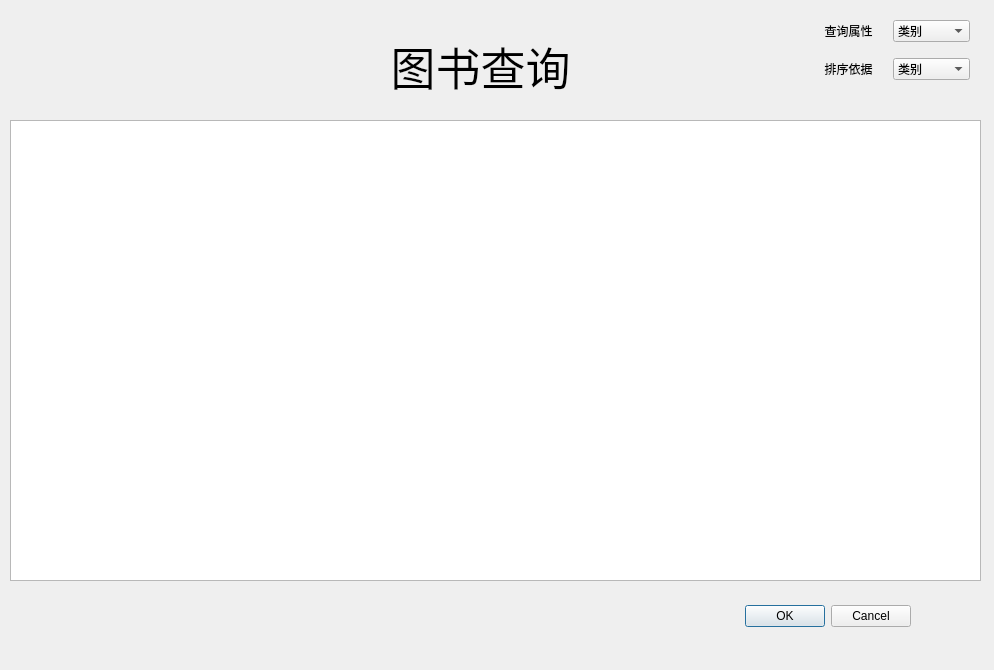
<?xml version="1.0" encoding="UTF-8"?>
<ui version="4.0">
 <class>QueryPad</class>
 <widget class="QDialog" name="QueryPad">
  <property name="geometry">
   <rect>
    <x>0</x>
    <y>0</y>
    <width>994</width>
    <height>670</height>
   </rect>
  </property>
  <property name="windowTitle">
   <string>Dialog</string>
  </property>
  <widget class="QDialogButtonBox" name="buttonBox">
   <property name="geometry">
    <rect>
     <x>570</x>
     <y>600</y>
     <width>341</width>
     <height>32</height>
    </rect>
   </property>
   <property name="orientation">
    <enum>Qt::Horizontal</enum>
   </property>
   <property name="standardButtons">
    <set>QDialogButtonBox::Cancel|QDialogButtonBox::Ok</set>
   </property>
  </widget>
  <widget class="QWidget" name="gridLayoutWidget">
   <property name="geometry">
    <rect>
     <x>810</x>
     <y>10</y>
     <width>160</width>
     <height>80</height>
    </rect>
   </property>
   <layout class="QGridLayout" name="gridLayout">
    <item row="0" column="0">
     <widget class="QLabel" name="label">
      <property name="text">
       <string>查询属性</string>
      </property>
      <property name="alignment">
       <set>Qt::AlignCenter</set>
      </property>
     </widget>
    </item>
    <item row="1" column="0">
     <widget class="QLabel" name="label_2">
      <property name="text">
       <string>排序依据</string>
      </property>
      <property name="alignment">
       <set>Qt::AlignCenter</set>
      </property>
     </widget>
    </item>
    <item row="1" column="1">
     <widget class="QComboBox" name="orderby">
      <property name="currentText">
       <string>类别</string>
      </property>
      <item>
       <property name="text">
        <string>类别</string>
       </property>
      </item>
      <item>
       <property name="text">
        <string>书名</string>
       </property>
      </item>
      <item>
       <property name="text">
        <string>出版社</string>
       </property>
      </item>
      <item>
       <property name="text">
        <string>年份</string>
       </property>
      </item>
      <item>
       <property name="text">
        <string>作者</string>
       </property>
      </item>
      <item>
       <property name="text">
        <string>价格</string>
       </property>
      </item>
     </widget>
    </item>
    <item row="0" column="1">
     <widget class="QComboBox" name="attr">
      <item>
       <property name="text">
        <string>类别</string>
       </property>
      </item>
      <item>
       <property name="text">
        <string>书名</string>
       </property>
      </item>
      <item>
       <property name="text">
        <string>出版社</string>
       </property>
      </item>
      <item>
       <property name="text">
        <string>年份</string>
       </property>
      </item>
      <item>
       <property name="text">
        <string>作者</string>
       </property>
      </item>
      <item>
       <property name="text">
        <string>价格</string>
       </property>
      </item>
     </widget>
    </item>
   </layout>
  </widget>
  <widget class="QTableView" name="resTable">
   <property name="geometry">
    <rect>
     <x>10</x>
     <y>120</y>
     <width>971</width>
     <height>461</height>
    </rect>
   </property>
  </widget>
  <widget class="QLabel" name="label_3">
   <property name="geometry">
    <rect>
     <x>340</x>
     <y>30</y>
     <width>281</width>
     <height>71</height>
    </rect>
   </property>
   <property name="font">
    <font>
     <pointsize>34</pointsize>
    </font>
   </property>
   <property name="text">
    <string>图书查询</string>
   </property>
   <property name="alignment">
    <set>Qt::AlignCenter</set>
   </property>
  </widget>
 </widget>
 <resources/>
 <connections/>
</ui>
